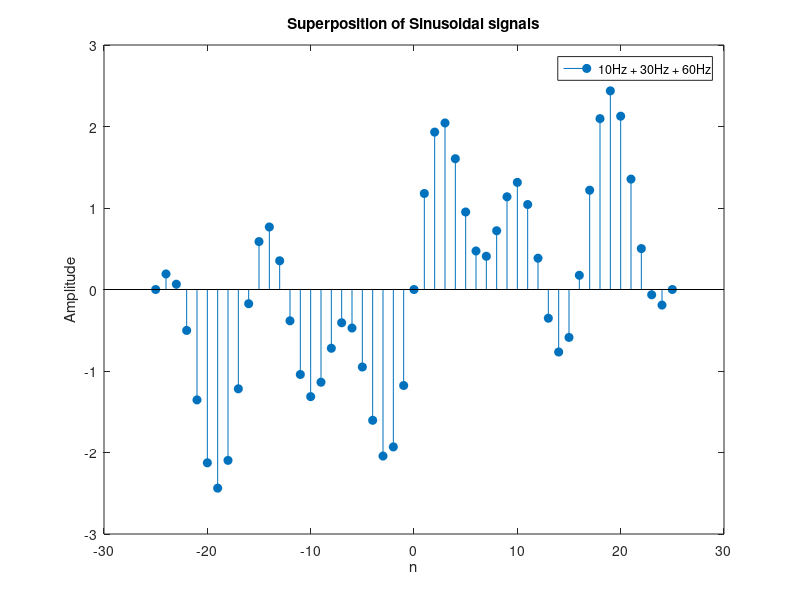

The MATLAB source for this figure:
%% Experiment - 1
% Exercise - 2
clc;
clear;
figure;

n = -25 : 25;  % Discrete time index
F_s = 500;  % Sampling frequency

%% Frequency 10 Hz
F = 10;  % Frequency of the signal
f_n = F / F_s;  % Normalised frequency
w = 2 * pi * f_n;  % Angular frequency
y_10 = sin(w * n);

%% Frequency 30 Hz
F = 30;  % Frequency of the signal
f_n = F / F_s;  % Normalised frequency
w = 2 * pi * f_n;  % Angular frequency
y_30 = sin(w * n);

%% Frequency 60 Hz
F = 60;  % Frequency of the signal
f_n = F / F_s;  % Normalised frequency
w = 2 * pi * f_n;  % Angular frequency
y_60 = sin(w * n);

%% Plots
y = y_10 + y_30 + y_60;
stem(n, y, 'filled')
title('Superposition of Sinusoidal signals')
legend('10Hz + 30Hz + 60Hz')
xlabel('n')
ylabel('Amplitude')
